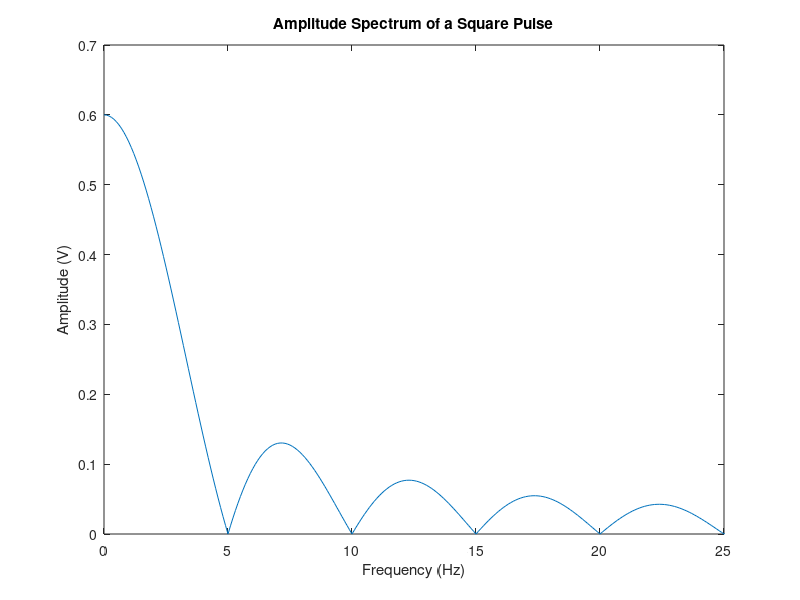

Write the MATLAB code that produced this figure. (Note: this script raises an error after producing the figure.)
% Approximating a Fourier Transform using a Fourier Series (FFT)
close all; clear all; clc;

% I can calculate the Fourier Transform of a square pulse by hand.  So now
% I'll use Matlab and see if it comes up with the same answer

% Use a sampling frequency that will give me a large number of samples in
% the pulse
fs=100e3;

% The pulse is from -.1 to +.1 seconds.  I want to put a lot of zeros on
% either side of this.  By "a lot" I mean the time the signal is zero
% should be much longer than the time it's not zero.  In this case it is no
% zero for .2 seconds, so I'll make it zero for about 5 seconds on either
% side (5 >> .2)
t=[-5:1/fs:5];

% This is an easy way in Matlab to make a pulse
x=3*(t>-0.1).*(t<0.1);

% Check to make sure it looks like the pulse I expect
plot(t,x)

% Calculate the FFT.  This is really a fourier series calculation.  This
% means the FFT really things we have a 0.2 second square pulse that
% repeats every 10 seconds.  But I'm going to cheat, and treat it like it
% is a square pulse that never repeats.
xf=fft(x);

% I need a frequency axis in Hz.  Do this the same as you did for fourier
% series
freq=[0:length(xf)-1]*fs/length(xf);
plot(freq,abs(xf))
xlabel('Frequency (Hz)');
ylabel('Amplitude (V)');
title('Amplitude Spectrum of a Square Pulse');
xlim([0,25])
%return;

% The amplitude is way off on this.  For example at DC I was expecting an
% amplitude of 0.6, and I got 60,000.  This is a scaling factor of 100,000.
% Oddly enough, fs=100,000.  So let's change it to this by dividing xf by
% fs;
xf=fft(x)/fs;
freq=[0:length(xf)-1]*fs/length(xf);
plot(freq,abs(xf))
xlabel('Frequency (Hz)');
ylabel('Amplitude (V)');
title('Amplitude Spectrum of a Square Pulse');
xlim([0,25])
%return;

% Now let's try it with a signal read in from the outside world.
clear all; close all; clc;
[x,fs]=audioread('nineoneone.wav');

% This is the easiest way to FFT something.
xf=fft(x);

% But if you zero pad it,  you will get something closer to the Fourier
% Transform.
x=x(:);
z=x*0;
y=[x;z;z;z;z;z;z;z;z;z;z;z];
yf=fft(y);

% The zero padding I used above will work, but it takes a number of lines
% of Matlab code.  You can accomplish the same thing in Matlab like this
zf=fft(x,10*length(x));

% Make up frequency indexes for all three.  Some of them might be able to
% use the same frequency scale, but just to be safe I made up three so I
% know I won't have problems when I go to plot the spectrum
xfreq=[0:length(xf)-1]*fs/length(xf);
yfreq=[0:length(yf)-1]*fs/length(yf);
zfreq=[0:length(zf)-1]*fs/length(zf);

% Here are the three plots for comparison.  You should see that yf and zf
% are essentially identical.  The xf falls on the same line, but has a lot
% fewer samples in the frequency domain.
plot(yfreq,abs(yf),xfreq,abs(xf),'*',zfreq,abs(zf));
xlim([0 fs/2]);
xlabel('Frequency (Hz)');
ylabel('Amplitude (V)');
title('Amplitude Spectrum of 911.wav');

% The amplitude will be way off, just as it was above. But if all I care
% about is the general shape of the spectrum, then I don't need to fix
% this.
